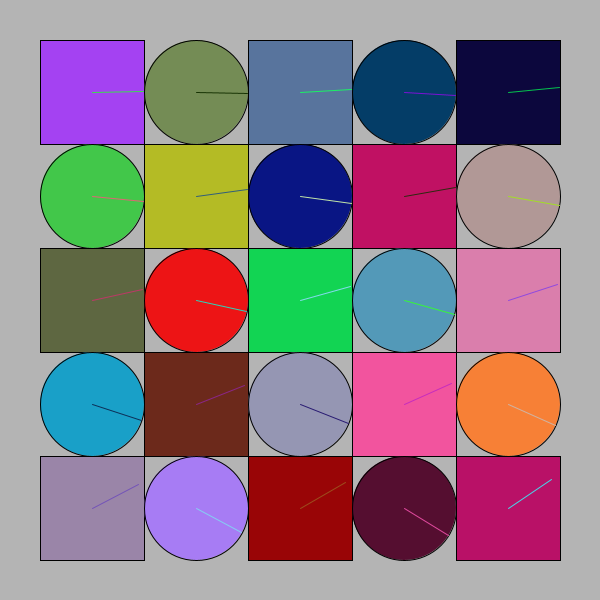
Frame 1 (no input)
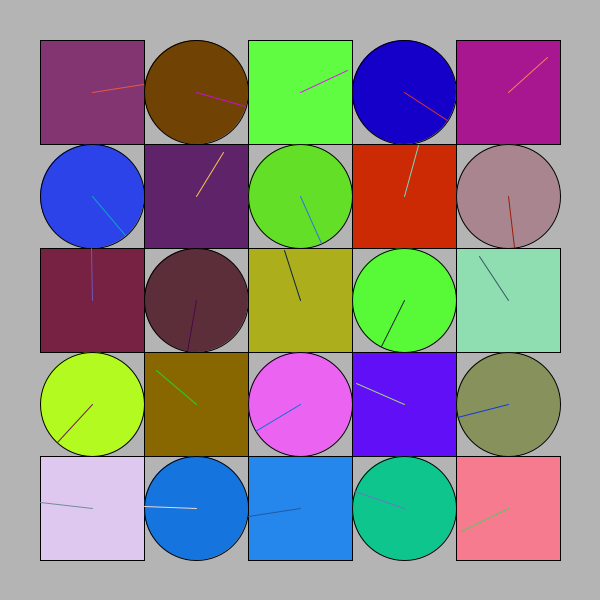
Frame 60 (the mouse pressed at the canvas centre just before this capture)
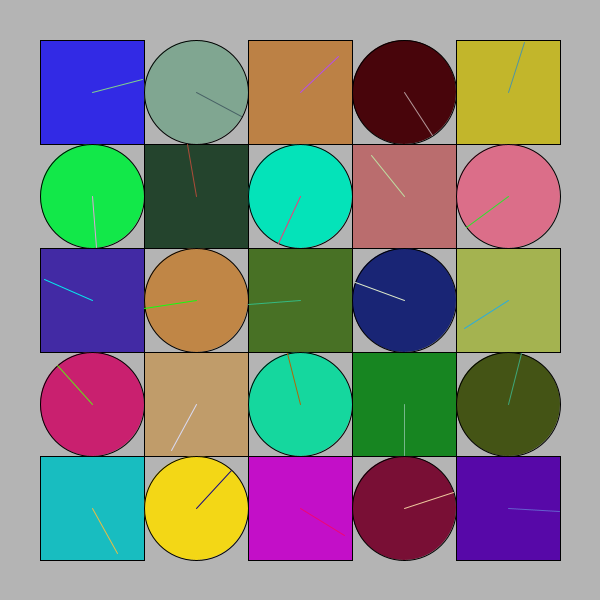
Frame 120 (the mouse held since frame 60 and released just before this capture)

The Processing sketch that drew these frames (run headless with seeded random() and noise(); from frame 60 on, the mouse is pressed at the canvas centre):

// Processing sketch: processing_153233
// ── processing_153233.pde

/*
 * Creative Coding
 * Week 2, 04 - The Clocks!
 * by Indae Hwang and Jon McCormack
 * Copyright (c) 2014 Monash University
 *
 * This program draws a grid of circular "clocks", whose hands move according to the elasped time.
 * The higher the clock number the faster it moves, the first clock takes 1 min to go all the way around.
 * The function "movingCircle" is used to draw each clock. It is passed the position, size and hand angle
 * as arguments.
 *
 * Updated version: this updated version correctly sets margin and gutter distances
 * 
 */

void setup() {
  size(600, 600);
  background(180);
  rectMode(CENTER);
  ellipseMode(CENTER);
  noStroke();
}


void draw() {
  background(180);
  noStroke();

  int num = 5;  // the number of rows and columns
  int margin = 40; // margin between the edges of the screen and the circles

  float gutter = 0; //distance between each cell
  float cellsize = ( width - (2 * margin) - gutter * (num - 1) ) / num; // size of each circle

  int circleNumber = 0; // counter

  for (int i=0; i<num; i++) { // column in y
    for (int j=0; j<num; j++) { // row in x
      ++circleNumber;
      if(circleNumber%2==0){
      float tx = margin + cellsize/2  + (cellsize + gutter) * j;
      float ty = margin + cellsize/2  + (cellsize + gutter) * i;
      movingCircle1(tx, ty, cellsize, circleNumber * TWO_PI * millis() / 60000.0);
      }
      else{
      float tx = margin + cellsize/2  + (cellsize + gutter) * j;
      float ty = margin + cellsize/2  + (cellsize + gutter) * i;
      movingCircle2(tx, ty, cellsize, -circleNumber * TWO_PI * millis() / 60000.0);
      }
    }
  }
}//end of draw 

  void movingCircle1(float x, float y, float size, float angle) {

  // calculate endpoint of the line
  float tempX = x + (size / 2) * cos(angle);
  float tempY = y + (size / 2) * sin(angle);

  stroke(0);
  strokeWeight(1);
  fill(random(0,255), random(0,255), random(0,255));
  ellipse(x, y, size, size); // circle

  stroke(random(0,255), random(0,255), random(0,255));
  line(x, y, tempX, tempY); // red line
}

  void movingCircle2(float x, float y, float size, float angle) {

  // calculate endpoint of the line
  float tempX = x + (size / 2) * cos(angle);
  float tempY = y + (size / 2) * sin(angle);

  stroke(0);
  strokeWeight(1);
  fill(random(0,255), random(0,255), random(0,255));
  rect(x, y, size, size); // circle

  stroke(random(0,255), random(0,255), random(0,255));
  line(x, y, tempX, tempY); // red line
}
